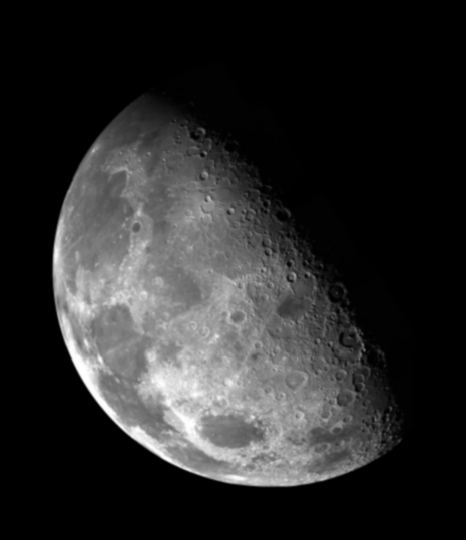
#> input picture Lab/Lab 5/Lab 5/Fig03.tif, 466 x 540 px, found by its file name
$ python 'Task 2 - Sobel.py'
#> lines starting #> are read from the running program, lines starting #| are printed output that depends on the picture
#> further down, image is the input picture: shape (540, 466); min 0, max 254, mean 42.7
import numpy as np
import cv2 as cv

def padding(pad, orig):
    rows, cols = orig.shape
    padded_arr = np.ones((rows+ 2 * pad, cols+ 2 * pad), dtype = np.uint8)*255

    for i in range(rows):
        for j in range(cols):
            padded_arr[i+pad][j+pad] = orig[i][j]

    return padded_arr

def remove_padding(padded_img, pad):
    rows, cols = padded_img.shape
    return padded_img[pad:rows-pad, pad:cols-pad]

def filter_sobel(image, filter_size):
#> called with filter_size = 3
    pad = filter_size//2
    rows, cols = image.shape
#> rows = 540; cols = 466
    mag_img = np.zeros((rows, cols), dtype = np.float32)
    phase_img = np.zeros((rows, cols), dtype=np.float32)

    filter_x = np.zeros((3, 3), dtype=int)
    filter_y = np.zeros((3, 3), dtype=int)

    # Filter_X
    filter_x[0][0] = -1
    filter_x[0][1] = -2
    filter_x[0][2] = -1
    filter_x[1][0:3] = 0
    filter_x[2][0] = 1
    filter_x[2][1] = 2
    filter_x[2][2] = 1

    # Filter_Y
    filter_y[0][0] = -1
    filter_y[0:3][1] = 0
    filter_y[0][2] = 1
    filter_y[1][0] = -2
    filter_y[1][2] = 2
    filter_y[2][0] = -1
    filter_y[2][2] = 1

    for i in range(pad, rows-pad):
        for j in range(pad, cols-pad):
            sub_img = image[i-pad:i+pad+1, j-pad:j+pad+1]
            sobel_x = np.sum(np.multiply(sub_img, filter_x))
            sobel_y = np.sum(np.multiply(sub_img, filter_y))
            mag = np.sqrt(sobel_x**2 + sobel_y**2)
            phase = np.arctan2(sobel_y, sobel_x)
            mag_img[i][j] = mag
            phase_img[i][j] = phase
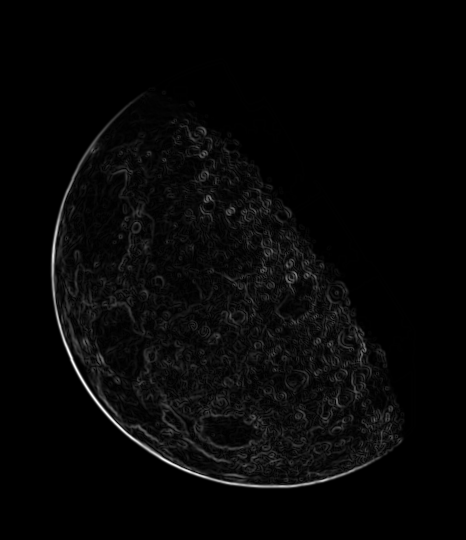
#> mag_img: shape (540, 466) float32; min 0, max 770.7, mean 21; drawn with min black and max white
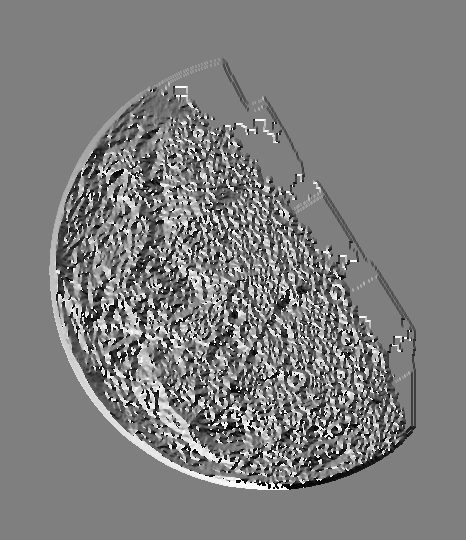
#> phase_img: shape (540, 466) float32; min -3.14, max 3.14, mean -0.0302; drawn with min black and max white

    mag_max = np.max(mag_img)
#> mag_max = 770.7
    mag_min = np.min(mag_img)
#> mag_min = 0
    mag_img = ((mag_img - mag_min)/(mag_max - mag_min)) *255
    phase_img = ((phase_img - np.min(phase_img))/(np.max(phase_img) - np.min(phase_img))) *255

    mag_img = mag_img.astype(np.uint8)
    phase_img = phase_img.astype(np.uint8)

    return mag_img, phase_img


#---------------------
# Main
image =  cv.imread("D:/Uni/Semester 6/DIP/Self/Lab/Lab 5/Lab 5/Fig03.tif", 0)

cv.imshow('Original Image', image)
cv.waitKey()

mag_img, phase_img = filter_sobel(image, 3)

cv.imshow('Magnitude Image', mag_img)
cv.imshow('Phase Image', phase_img)
cv.waitKey()

$ run again, with Lab/Lab 5/Lab 5/Fig01.tif copied over Lab/Lab 5/Lab 5/Fig03.tif
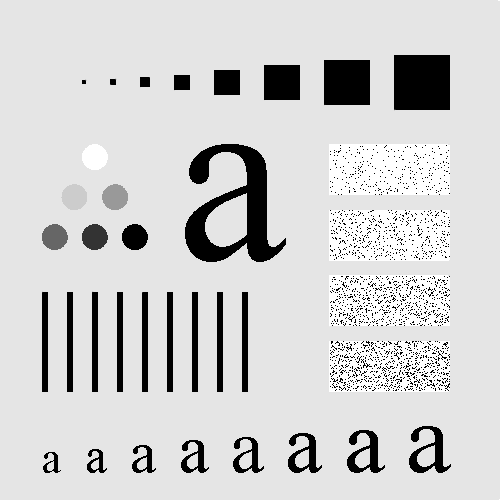
#> input picture Lab/Lab 5/Lab 5/Fig01.tif, 500 x 500 px, found by its file name
#> image is the input picture: shape (500, 500); min 0, max 255, mean 207.4
#> after the loop in filter_sobel, `for i in range(pad, rows-pad):`:
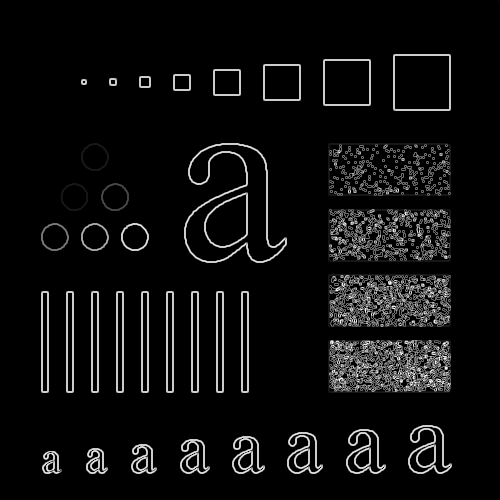
#> mag_img: shape (500, 500) float32; min 0, max 1140.4, mean 67.5; drawn with min black and max white
#> after the loop in filter_sobel, `for i in range(pad, rows-pad):`:
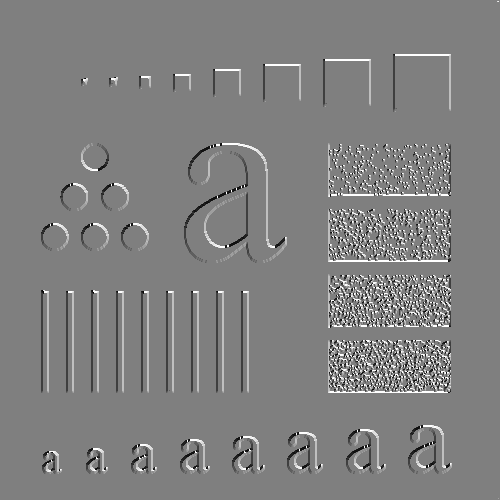
#> phase_img: shape (500, 500) float32; min -3.14, max 3.14, mean 0.0317; drawn with min black and max white
#> mag_max = 1140.4
#> mag_min = 0

$ run again, with Lab/Lab 5/Lab 5/Fig02.tif copied over Lab/Lab 5/Lab 5/Fig03.tif
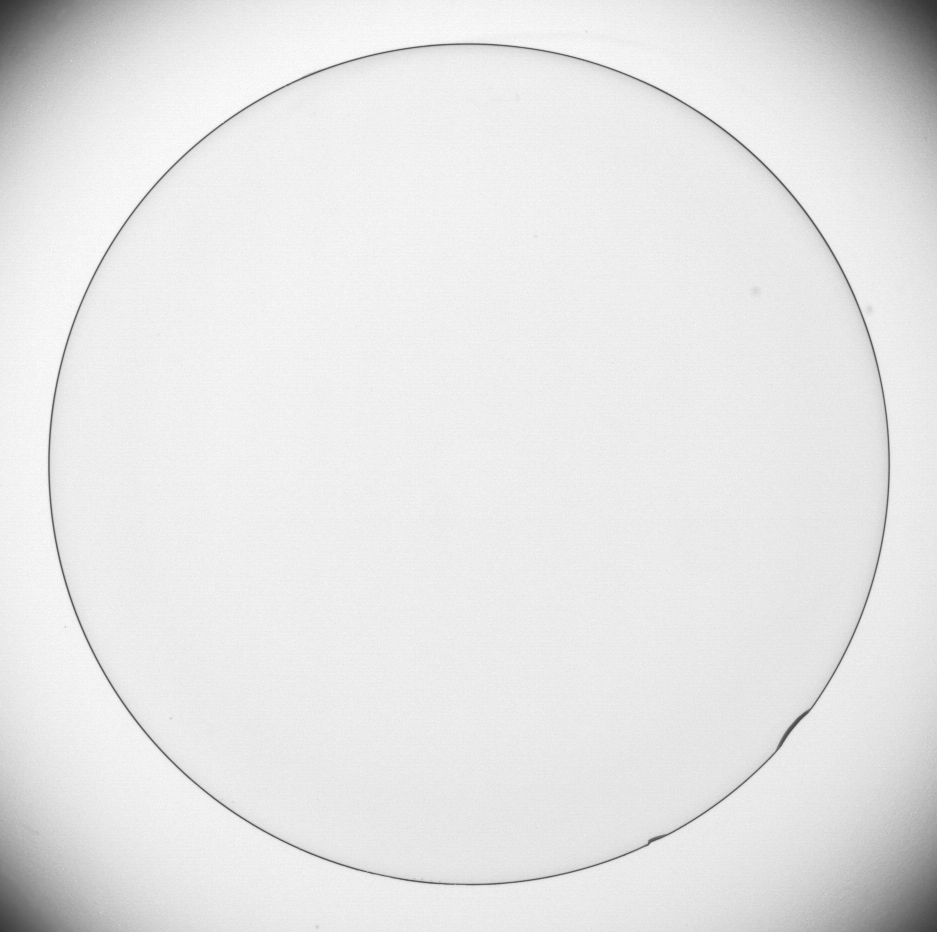
#> input picture Lab/Lab 5/Lab 5/Fig02.tif, 937 x 932 px, found by its file name
#> image is the input picture: shape (932, 937); min 50, max 255, mean 229.7
#> after the loop in filter_sobel, `for i in range(pad, rows-pad):`:
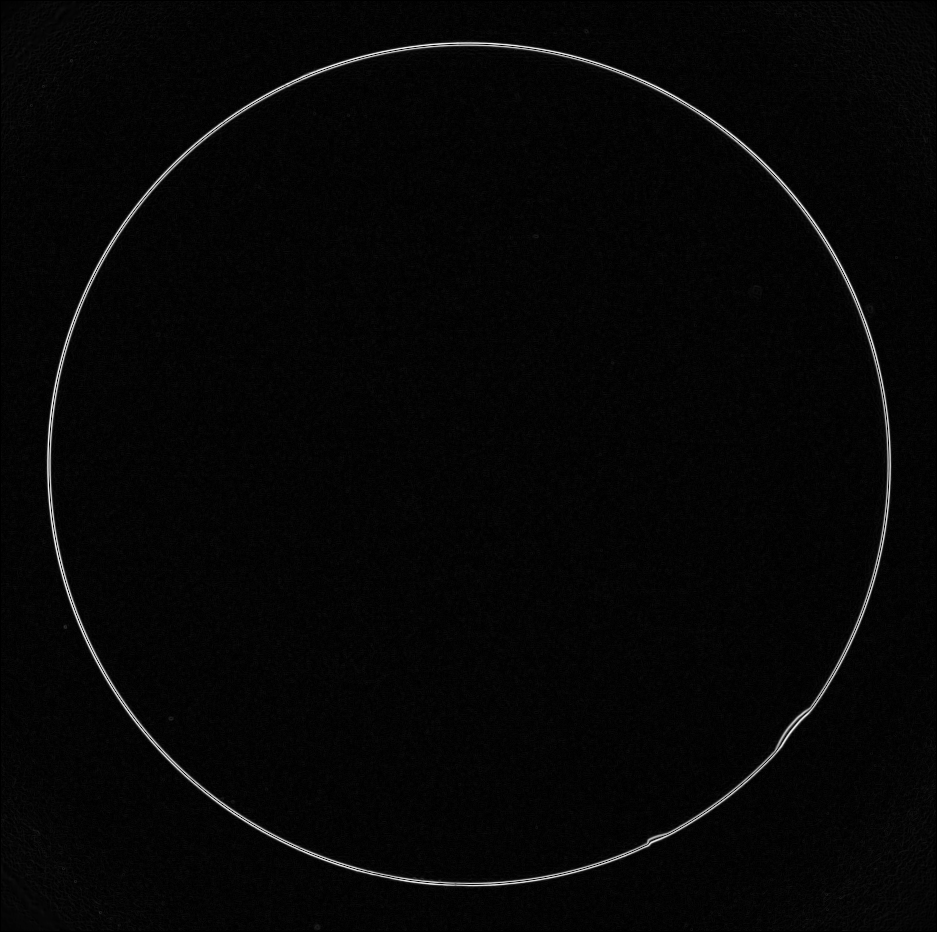
#> mag_img: shape (932, 937) float32; min 0, max 597.5, mean 15; drawn with min black and max white
#> after the loop in filter_sobel, `for i in range(pad, rows-pad):`:
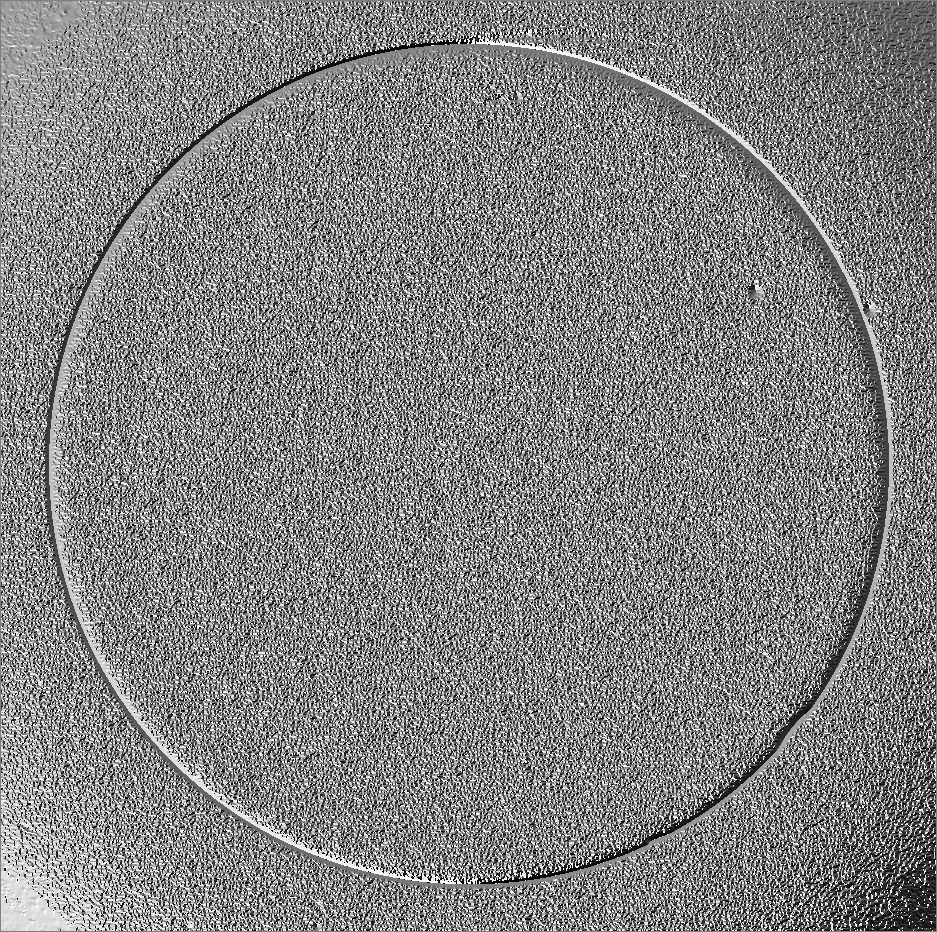
#> phase_img: shape (932, 937) float32; min -3.14, max 3.14, mean 0.0706; drawn with min black and max white
#> mag_max = 597.5
#> mag_min = 0
